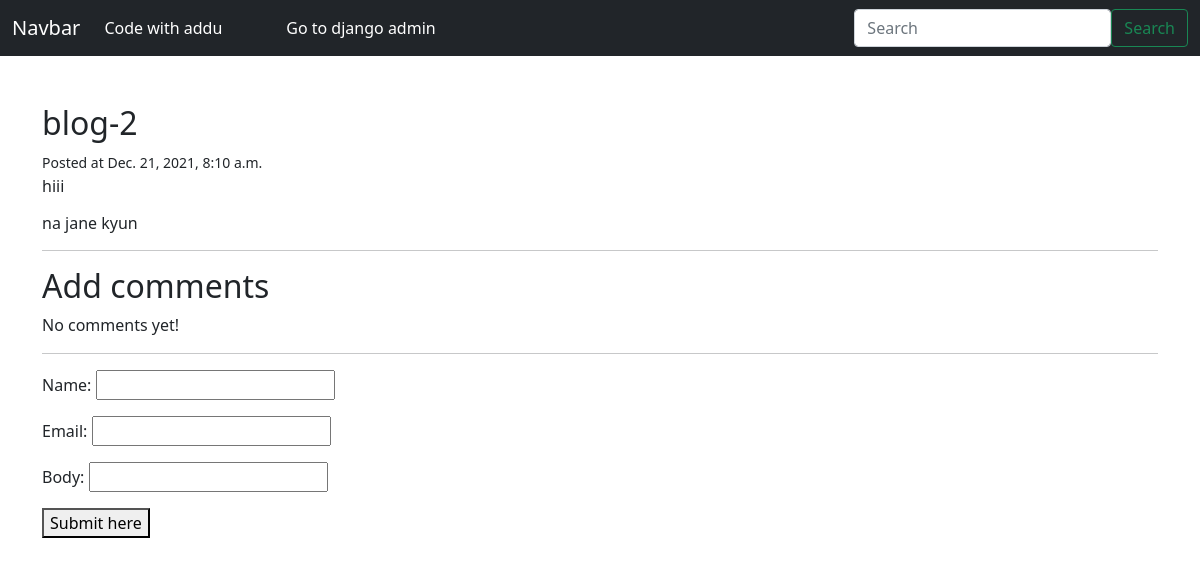
Screenshot of /addu-2/ with the database file from the repository.
### blogapp/models.py (models this page shows)
class Post(models.Model):
    title = models.CharField(max_length=200)
    slug = models.SlugField()
    intro = models.TextField()
    body = models.TextField()
    Date_added = models.DateTimeField(auto_now_add=True)

### blogapp/views.py (the view)
# urls.py: path('<slug:slug>/', post_detail, name='post_detail'),
def post_detail(request, slug):
    post = Post.objects.get(slug=slug)
    if request.method == 'POST':
        form = CommentForm(request.POST)
        if form.is_valid():
            comment = form.save(commit=False)
            comment.post = post
            comment.save()
            return redirect('post_detail',slug=post.slug)
    else:
        form = CommentForm()
    return render(request, 'blogapp/post_detail.html', {'post': post, 'form':form})

### blogapp/forms.py
class CommentForm(forms.ModelForm):
    class Meta:
        model = Comment
        fields = ['name', 'email', 'body']

### blogapp/templates/blogapp/post_detail.html (shortened to what this page needs)
{% extends 'blogapp/base.html' %}
{% block content %}
           <h2 class="subtitle">{{ post.title }}</h2>
           <small>Posted at {{ post.Date_added }}</small>
           <p>{{ post.intro }}</p>
           <h6>{{ post.body }}</h6>
           <hr>
           <h2 class="subtitle">
               Add comments
           </h2>
           {% for comment in post.comments.all %}
              <article class="media">
                  <div class="media_content">
                      <div class="content">
                          <p>
                              <strong>{{ comment.name }}</strong><small> {{ comment.Date_added }}</small>
                              <br>
                              {{ comment.body }}
                            </p>
                      </div>
                  </div>
              </article>
            {% empty %}
               <div class="notification">
                   <p>No comments yet!</p>
               </div>
        {% endfor %}
           <hr>
               <form method="post" action="." >
                   {{ form.as_p }}
                   <div class="field">
                       <div class="control">
                           <button class="button is-success">Submit here</button>
                       </div>
                   </div>
                </form>
{% endblock %}

### rows the page displays
Post: title "blog-2", Date_added "Dec. 21, 2021, 8:10 a.m.", intro "hiii", body "na jane kyun"
